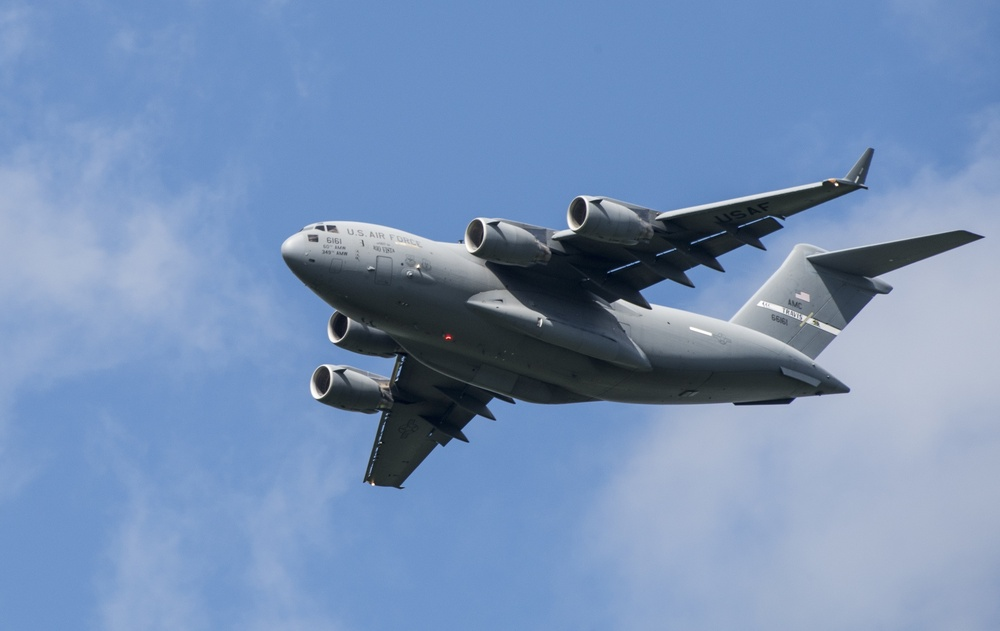
#> input picture 패스트캠퍼스/협동로봇 개발을 위한 다관절 로봇 티칭과 구현/Part 1. 산업-협동 로봇 개발을 위한 로봇 공학과 컴퓨터 비전/실습 파일/Ch03-04, Ch03-06/resource/plane.jpg, 1000 x 631 px, shrunk from 1800 x 1135 before the run
$ python templatematching.py
#> lines starting #> are read from the running program, lines starting #| are printed output that depends on the picture; after the words box and inside, x2 and y2 are one past the last pixel; in counts of white or black regions, pixels touching at a corner belong together
import cv2
import os

# 이미지 경로 설정
image_path = 'resource/plane.jpg'
template_path = 'resource/template2.jpg'

# 이미지 로드
image = cv2.imread(image_path)
#> image is the input picture: shape (631, 1000, 3); mean B, G, R 181.9, 144.4, 118.3
template = cv2.imread(template_path)
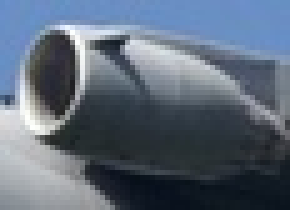
#> input picture 패스트캠퍼스/협동로봇 개발을 위한 다관절 로봇 티칭과 구현/Part 1. 산업-협동 로봇 개발을 위한 로봇 공학과 컴퓨터 비전/실습 파일/Ch03-04, Ch03-06/resource/template2.jpg, 58 x 42 px, shrunk from 105 x 75 before the run (shown 5 times larger)
#> template is the input picture: shape (42, 58, 3); mean B, G, R 121, 105.2, 92.8

# 템플릿 이미지 크기
template_height, template_width = template.shape[:2]
#> template_height = 42; template_width = 58

# 템플릿 매칭
result = cv2.matchTemplate(image, template, cv2.TM_SQDIFF_NORMED)
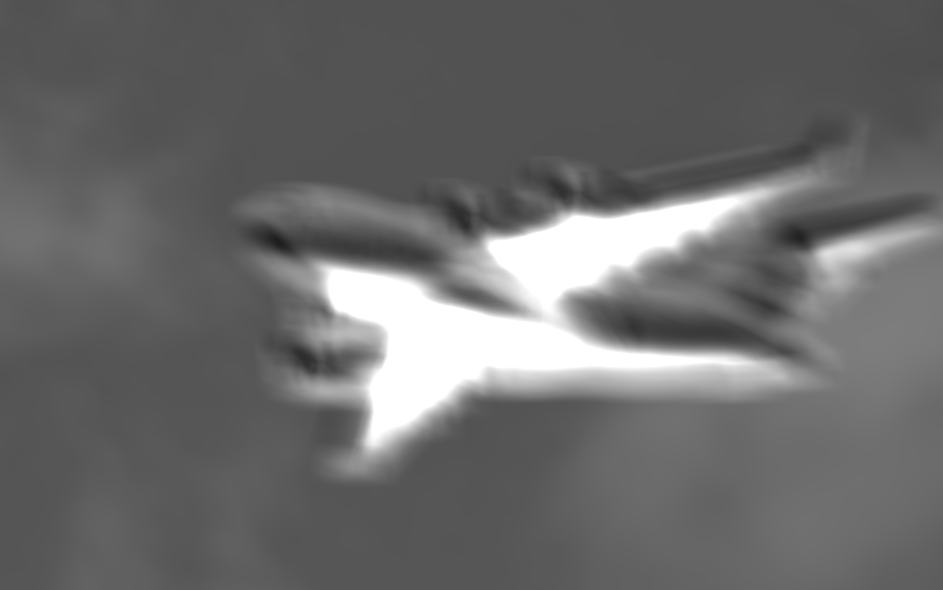
#> result: shape (590, 943) float32; min 0.116, max 1, mean 0.421

# 결과 매칭 위치 찾기
min_val, max_val, min_loc, max_loc = cv2.minMaxLoc(result)
#> min_val = 0.116; max_val = 1; min_loc = (278, 241); max_loc = (723, 199)

# 템플릿이 일치하는 위치
top_left = max_loc
#> top_left = (723, 199)
bottom_right = (top_left[0] + template_width, top_left[1] + template_height)
#> bottom_right = (781, 241)

# 결과 이미지에 템플릿 영역을 사각형으로 표시
cv2.rectangle(image, top_left, bottom_right, (0, 255, 0), 2)
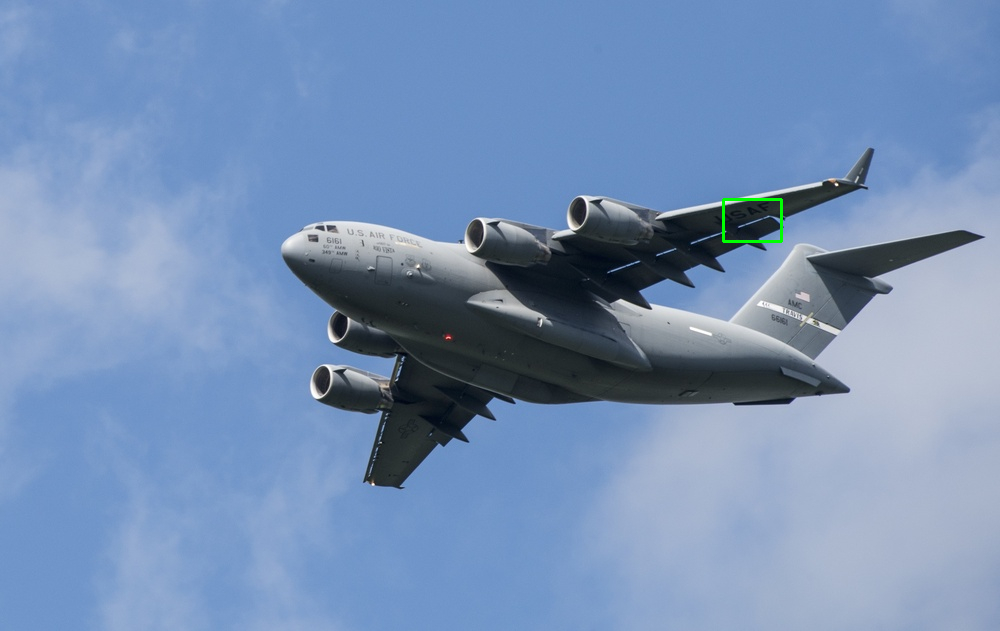
#> image: shape (631, 1000, 3); 0.09% of pixels changed, all inside (x1, y1, x2, y2) = (722, 198, 783, 243)

# 'result' 폴더가 없다면 생성
result_folder = 'result'
if not os.path.exists(result_folder):
    os.makedirs(result_folder)

# 결과 이미지 저장 경로 설정
template_matching_result_path = os.path.join(result_folder, 'template_matching_result.jpg')

# 결과 이미지 저장
cv2.imwrite(template_matching_result_path, image)

# 원본 이미지와 템플릿 매칭된 이미지를 각각 다른 창에 표시
cv2.imshow('Original Image', image)
cv2.imshow('Template Image', template)

# 사용자가 아무 키나 눌러 창을 닫을 때까지 대기
cv2.waitKey(0)

# 창 닫기
cv2.destroyAllWindows()

# 저장된 이미지 경로 출력
print(f"Template matching result image saved to: {template_matching_result_path}")
